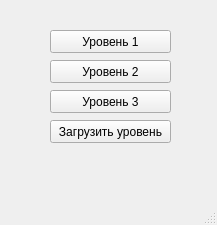
<?xml version="1.0" encoding="UTF-8"?>
<ui version="4.0">
 <class>ChooseWindow</class>
 <widget class="QMainWindow" name="ChooseWindow">
  <property name="geometry">
   <rect>
    <x>0</x>
    <y>0</y>
    <width>217</width>
    <height>225</height>
   </rect>
  </property>
  <property name="windowTitle">
   <string>MainWindow</string>
  </property>
  <widget class="QWidget" name="centralwidget">
   <widget class="QPushButton" name="lvl1">
    <property name="geometry">
     <rect>
      <x>50</x>
      <y>30</y>
      <width>121</width>
      <height>23</height>
     </rect>
    </property>
    <property name="text">
     <string>Уровень 1</string>
    </property>
   </widget>
   <widget class="QPushButton" name="lvl2">
    <property name="geometry">
     <rect>
      <x>50</x>
      <y>60</y>
      <width>121</width>
      <height>23</height>
     </rect>
    </property>
    <property name="text">
     <string>Уровень 2</string>
    </property>
   </widget>
   <widget class="QPushButton" name="lvl3">
    <property name="geometry">
     <rect>
      <x>50</x>
      <y>90</y>
      <width>121</width>
      <height>23</height>
     </rect>
    </property>
    <property name="text">
     <string>Уровень 3</string>
    </property>
   </widget>
   <widget class="QPushButton" name="loadLevel">
    <property name="geometry">
     <rect>
      <x>50</x>
      <y>120</y>
      <width>121</width>
      <height>23</height>
     </rect>
    </property>
    <property name="text">
     <string>Загрузить уровень</string>
    </property>
   </widget>
  </widget>
  <widget class="QMenuBar" name="menubar">
   <property name="geometry">
    <rect>
     <x>0</x>
     <y>0</y>
     <width>217</width>
     <height>21</height>
    </rect>
   </property>
  </widget>
  <widget class="QStatusBar" name="statusbar"/>
 </widget>
 <resources/>
 <connections/>
</ui>
